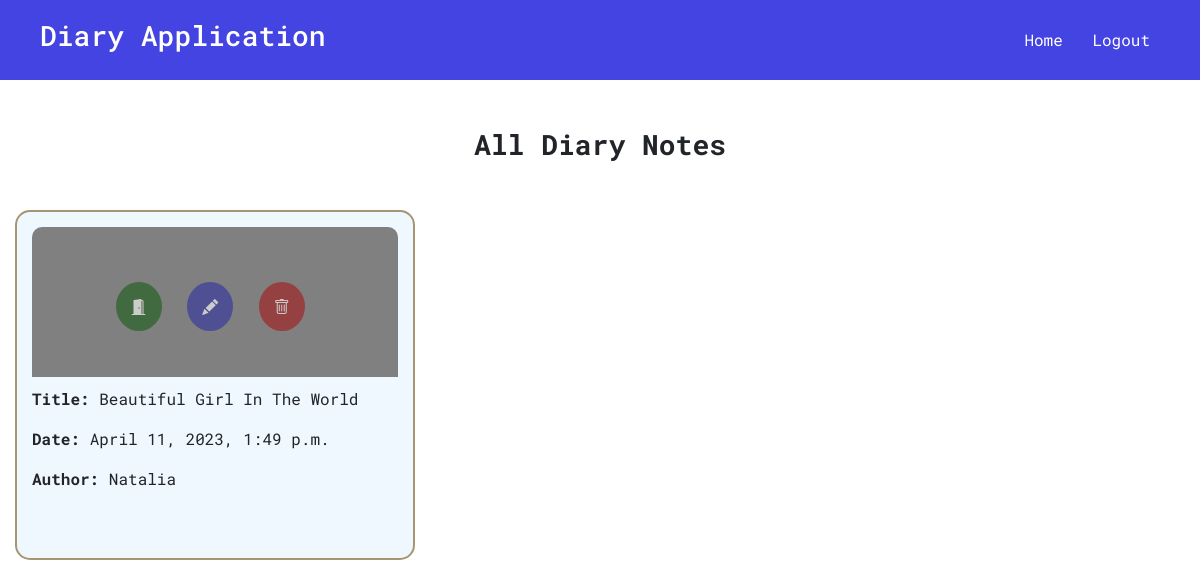
Screenshot of /all (signed in) with the database file from the repository.
### class_based_app/models.py (models this page shows, shortened)
class Diary(models.Model):
    title = models.CharField(max_length=200, unique=True)
    date_time = models.DateTimeField(auto_now=True)
    content = RichTextField(blank=True, null=True)
    image_url = models.CharField(max_length=500, blank=True, null=True)
    user = models.ForeignKey(User, on_delete=models.CASCADE)
    class Meta:
        verbose_name = "Diary"

### class_based_app/views.py (the view)
# urls.py: path("all", views.NoteListView.as_view(), name="all")
class NoteListView(ListView):
    model = Diary
    template_name = "diary_app/all.html"
    context_object_name = "notes"
    def get_queryset(self):
        result = super(NoteListView, self).get_queryset()
        current_user = self.request.user
        result = Diary.objects.filter(user=current_user).all().order_by("-date_time")
        return result

### class_based_app/templates/diary_app/all.html (shortened to what this page needs)
{% extends "base.html" %}
{% load static %}
{% block css_styles %}
    <link rel="stylesheet" href="{% static 'diary_app/css/all.css' %}">
{% endblock css_styles %}
{% block content %}
    <h3 class="text-center fw-bold mt-5 mb-5">All Diary Notes</h3>
    <div class="mt-4 mb-5 outer-div">
        {% for note in notes %}
            <div class="diary-div">
                <p><strong>Title:</strong> {{ note.title }}</p>
                <p><strong>Date:</strong> {{ note.date_time }}</p>
                <p><strong>Author:</strong> {{ note.user.username }}</p>
                <h6 class="hold-link">
                    <a class="check-link" href="{% url 'detail' pk=note.id %}"><i class="bi bi-door-open-fill"></i></a>
                    <a class="update-link" href="{% url 'update' pk=note.id %}"><i class="bi bi-pencil-fill"></i></a>
                    <a class="delete-link" href="{% url 'delete' pk=note.id %}"><i class="bi bi-trash"></i></a>
                </h6>
            </div>
        {% endfor %}
    </div>
{% endblock content %}

### static/css/base.css (style rules this page uses)
body { font-family: 'Roboto Mono', monospace; }

### class_based_app/static/diary_app/css/all.css (style rules this page uses)
.outer-div { display: grid; grid-template-columns: auto auto auto; text-align: center; }
.diary-div { display: inline-block; box-sizing: border-box; padding: 15px; margin: 0 15px 50px; width: 400px; height: 350px; background-color: aliceblue; border-radius: 15px; border: 2px solid rgba(121, 88, 26, 0.616); text-align: left; position: relative; }
.hold-link { width: 90%; text-align: center; position: absolute; top: 70px; opacity: 0.6; }
.update-link, .delete-link, .check-link { color: white; border-radius: 50%; display: inline-block; padding: 15px; text-align: center; text-decoration: none; margin: 0 8px; }
.update-link { background-color: rgb(47, 47, 160); }
.delete-link { background-color: rgb(163, 24, 24); }
.check-link { background-color: rgb(24, 92, 24); }

### rows the page displays
Diary: title "Beautiful Girl In The World", date_time "April 11, 2023, 1:49 p.m.", user.username "Natalia"
